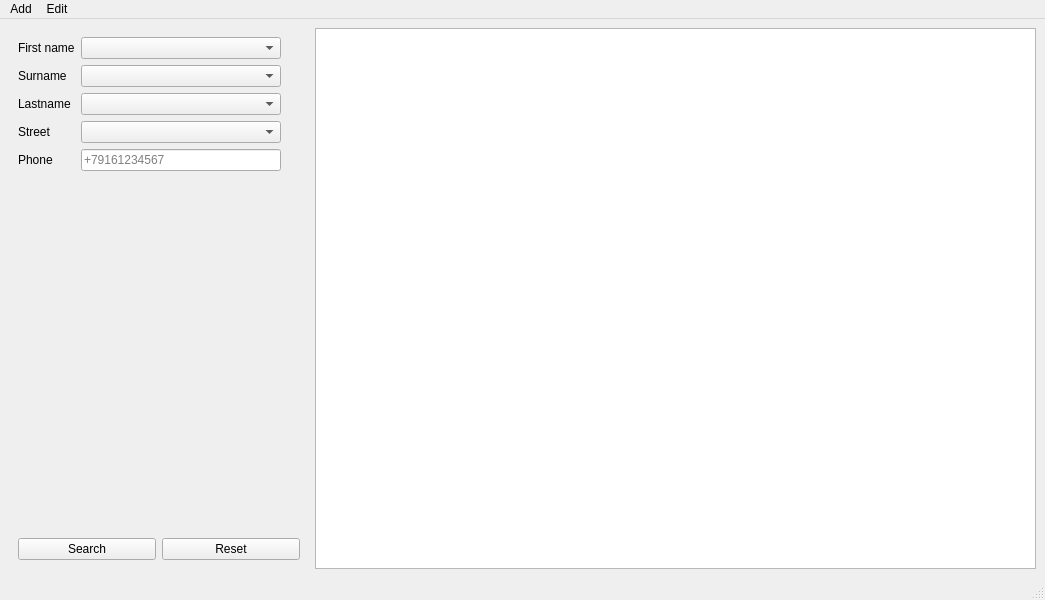
<?xml version="1.0" encoding="UTF-8"?>
<ui version="4.0">
 <class>MainWindow</class>
 <widget class="QMainWindow" name="MainWindow">
  <property name="geometry">
   <rect>
    <x>0</x>
    <y>0</y>
    <width>1045</width>
    <height>600</height>
   </rect>
  </property>
  <property name="minimumSize">
   <size>
    <width>900</width>
    <height>0</height>
   </size>
  </property>
  <property name="windowTitle">
   <string>MainWindow</string>
  </property>
  <widget class="QWidget" name="centralwidget">
   <layout class="QHBoxLayout" name="horizontalLayout">
    <item>
     <widget class="QWidget" name="widget" native="true">
      <property name="maximumSize">
       <size>
        <width>300</width>
        <height>16777215</height>
       </size>
      </property>
      <layout class="QVBoxLayout" name="verticalLayout">
       <item>
        <layout class="QFormLayout" name="formLayout_2">
         <property name="sizeConstraint">
          <enum>QLayout::SizeConstraint::SetMinimumSize</enum>
         </property>
         <property name="fieldGrowthPolicy">
          <enum>QFormLayout::FieldGrowthPolicy::AllNonFixedFieldsGrow</enum>
         </property>
         <item row="0" column="0">
          <widget class="QLabel" name="label">
           <property name="maximumSize">
            <size>
             <width>70</width>
             <height>16777215</height>
            </size>
           </property>
           <property name="text">
            <string>First name</string>
           </property>
          </widget>
         </item>
         <item row="0" column="1">
          <widget class="QComboBox" name="FirstnameCombo">
           <property name="maximumSize">
            <size>
             <width>200</width>
             <height>16777215</height>
            </size>
           </property>
          </widget>
         </item>
         <item row="1" column="0">
          <widget class="QLabel" name="label_2">
           <property name="maximumSize">
            <size>
             <width>70</width>
             <height>16777215</height>
            </size>
           </property>
           <property name="text">
            <string>Surname</string>
           </property>
          </widget>
         </item>
         <item row="1" column="1">
          <widget class="QComboBox" name="SurnameCombo">
           <property name="maximumSize">
            <size>
             <width>200</width>
             <height>16777215</height>
            </size>
           </property>
          </widget>
         </item>
         <item row="2" column="0">
          <widget class="QLabel" name="label_3">
           <property name="maximumSize">
            <size>
             <width>70</width>
             <height>16777215</height>
            </size>
           </property>
           <property name="text">
            <string>Lastname</string>
           </property>
          </widget>
         </item>
         <item row="2" column="1">
          <widget class="QComboBox" name="LastnameCombo">
           <property name="maximumSize">
            <size>
             <width>200</width>
             <height>16777215</height>
            </size>
           </property>
          </widget>
         </item>
         <item row="3" column="0">
          <widget class="QLabel" name="label_4">
           <property name="maximumSize">
            <size>
             <width>60</width>
             <height>16777215</height>
            </size>
           </property>
           <property name="text">
            <string>Street</string>
           </property>
          </widget>
         </item>
         <item row="3" column="1">
          <widget class="QComboBox" name="StreetCombo">
           <property name="maximumSize">
            <size>
             <width>200</width>
             <height>16777215</height>
            </size>
           </property>
          </widget>
         </item>
         <item row="4" column="0">
          <widget class="QLabel" name="label_5">
           <property name="maximumSize">
            <size>
             <width>60</width>
             <height>16777215</height>
            </size>
           </property>
           <property name="text">
            <string>Phone</string>
           </property>
          </widget>
         </item>
         <item row="4" column="1">
          <widget class="QLineEdit" name="phoneEdit">
           <property name="maximumSize">
            <size>
             <width>200</width>
             <height>16777215</height>
            </size>
           </property>
           <property name="inputMask">
            <string/>
           </property>
           <property name="text">
            <string/>
           </property>
           <property name="maxLength">
            <number>12</number>
           </property>
           <property name="placeholderText">
            <string notr="true">+79161234567</string>
           </property>
          </widget>
         </item>
        </layout>
       </item>
       <item>
        <spacer name="verticalSpacer">
         <property name="orientation">
          <enum>Qt::Orientation::Vertical</enum>
         </property>
         <property name="sizeHint" stdset="0">
          <size>
           <width>20</width>
           <height>40</height>
          </size>
         </property>
        </spacer>
       </item>
       <item>
        <layout class="QHBoxLayout" name="horizontalLayout_2">
         <item>
          <widget class="QPushButton" name="searchButton">
           <property name="maximumSize">
            <size>
             <width>140</width>
             <height>16777215</height>
            </size>
           </property>
           <property name="text">
            <string>Search</string>
           </property>
          </widget>
         </item>
         <item>
          <widget class="QPushButton" name="pushButton">
           <property name="maximumSize">
            <size>
             <width>140</width>
             <height>16777215</height>
            </size>
           </property>
           <property name="text">
            <string>Reset</string>
           </property>
          </widget>
         </item>
        </layout>
       </item>
      </layout>
     </widget>
    </item>
    <item>
     <widget class="QTableView" name="resultView">
      <property name="sizePolicy">
       <sizepolicy hsizetype="Expanding" vsizetype="Expanding">
        <horstretch>0</horstretch>
        <verstretch>0</verstretch>
       </sizepolicy>
      </property>
      <property name="minimumSize">
       <size>
        <width>700</width>
        <height>0</height>
       </size>
      </property>
      <property name="editTriggers">
       <set>QAbstractItemView::EditTrigger::NoEditTriggers</set>
      </property>
      <property name="selectionMode">
       <enum>QAbstractItemView::SelectionMode::SingleSelection</enum>
      </property>
      <property name="selectionBehavior">
       <enum>QAbstractItemView::SelectionBehavior::SelectRows</enum>
      </property>
     </widget>
    </item>
   </layout>
  </widget>
  <widget class="QMenuBar" name="menubar">
   <property name="geometry">
    <rect>
     <x>0</x>
     <y>0</y>
     <width>1045</width>
     <height>25</height>
    </rect>
   </property>
   <widget class="QMenu" name="menuAdd">
    <property name="title">
     <string>Add</string>
    </property>
    <addaction name="actionContact"/>
   </widget>
   <widget class="QMenu" name="menuEdit">
    <property name="title">
     <string>Edit</string>
    </property>
    <addaction name="actionFirst_names"/>
    <addaction name="actionSurnames"/>
    <addaction name="actionLast_names"/>
    <addaction name="actionStreets"/>
    <addaction name="separator"/>
    <addaction name="actionEdit_contact"/>
    <addaction name="actionDelete_contact"/>
   </widget>
   <addaction name="menuAdd"/>
   <addaction name="menuEdit"/>
  </widget>
  <widget class="QStatusBar" name="statusbar"/>
  <action name="actionContact">
   <property name="text">
    <string>Contact</string>
   </property>
  </action>
  <action name="actionFirst_names">
   <property name="text">
    <string>First names</string>
   </property>
  </action>
  <action name="actionSurnames">
   <property name="text">
    <string>Surnames</string>
   </property>
  </action>
  <action name="actionLast_names">
   <property name="text">
    <string>Last names</string>
   </property>
  </action>
  <action name="actionStreets">
   <property name="text">
    <string>Streets</string>
   </property>
  </action>
  <action name="actionDelete_contact">
   <property name="text">
    <string>Delete contact</string>
   </property>
   <property name="shortcut">
    <string>Del</string>
   </property>
  </action>
  <action name="actionEdit_contact">
   <property name="text">
    <string>Edit contact</string>
   </property>
   <property name="shortcut">
    <string>Ctrl+E</string>
   </property>
  </action>
 </widget>
 <resources/>
 <connections/>
</ui>
